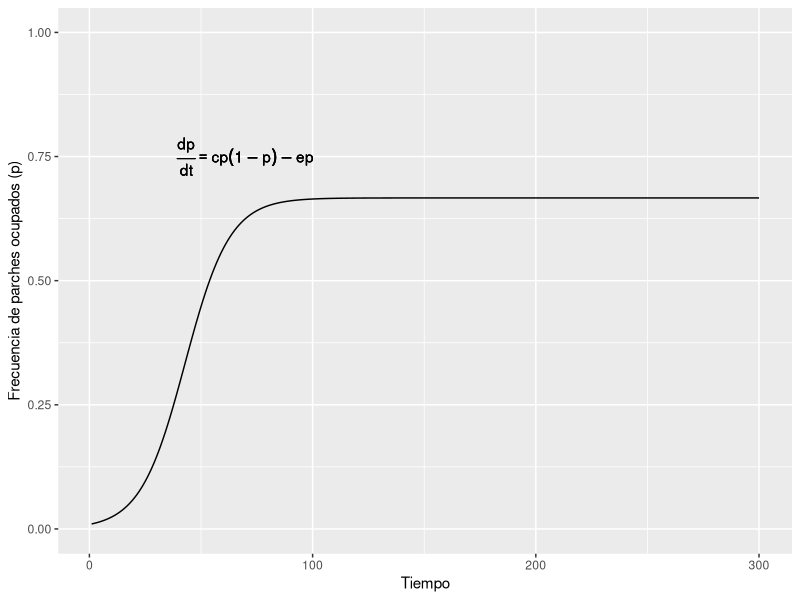

This figure's R source:

#    Modelo de metapoblacion de Levins

# Librerías necesarias:
library(deSolve)
?deSolve

library(ggplot2)

# Función que simula el modelo de Levins
Levins <- function(t, y, parms) {
  p <- y[1]
  with(as.list(parms), {
    dp <- ci * p * (1-p) - e * p
    return(list(dp))}) 
}

# Parámetros del modelo:
prms <- c(ci=0.15, e=0.05)

# Frecuencia inicial de parches ocupados:
p_inicial <- 0.01

# Se corre el modelo

?ode
# El comando “ode” es una función fundamental en 
# el paquete deSolve de R. Se utiliza para resolver 
# numéricamente sistemas de ecuaciones diferenciales 
# ordinarias (EDOs). En otras palabras, “ode” permite 
# encontrar la solución a un conjunto de ecuaciones 
# que describen cómo cambian una o más variables con 
# respecto al tiempo (o cualquier otra variable 
# independiente).  

Resultado <- data.frame(ode(y=p_inicial, 
                            times=1:300, 
                            func=Levins, 
                            parms=prms))

# Se grafican los resultados:
ggplot(Resultado) +
  geom_line(aes(x = time, y = X1)) +
  ylim(0, 1) +
  labs(x = "Tiempo", y = "Frecuencia de parches ocupados (p)") +
  annotate("text", x = 70, y = 0.75, 
           label = bquote(over(dp,dt)==cp(1-p)-ep))

# Valor de p al final de la simulación:

Resultado$X1[300]

# Resultado analitico:

1-(prms[2]/prms[1]) # Esto es equivalente a: 1 - e/ci


#







# Tomado de https://hankstevens.github.io/Primer-of-Ecology/meta.html
